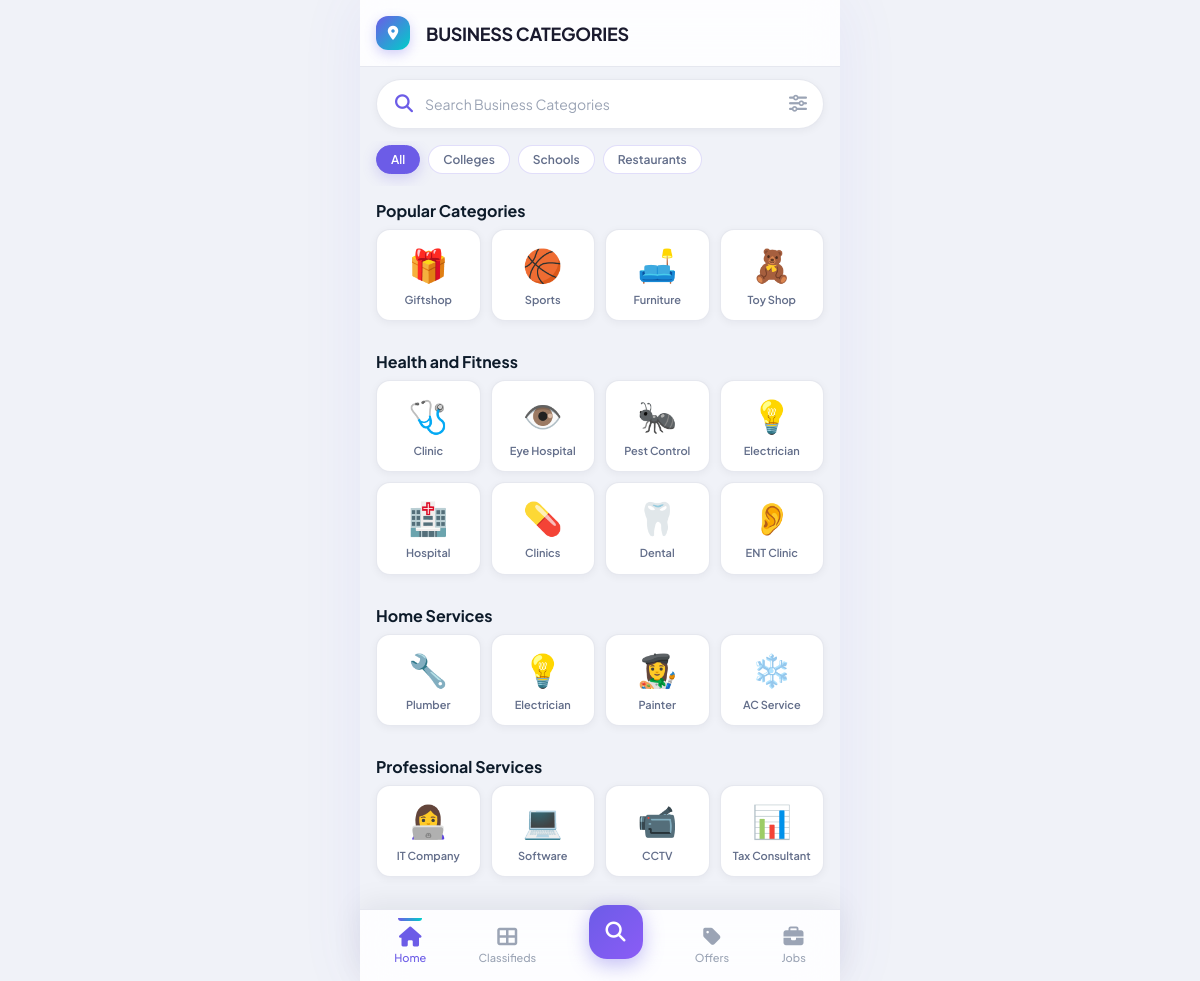
Page /pages/categories.php on the committed database.
### tables this page shows
CREATE TABLE business_categories (
    id INT AUTO_INCREMENT PRIMARY KEY,
    name VARCHAR(100) NOT NULL,
    icon VARCHAR(100),
    group_name VARCHAR(100),
    sort_order INT DEFAULT 0,
    is_active TINYINT(1) DEFAULT 1
);

### includes/config.php (called while the page is built, shortened)
<?php
function e($str) {
    return htmlspecialchars($str ?? '', ENT_QUOTES, 'UTF-8');
}

### pages/categories.php (the view, shortened to what this page needs)
<?php
require_once __DIR__ . '/../includes/config.php';
$currentPage = 'home';
$db = getDB();
$search = $_GET['search'] ?? '';
$query = "SELECT * FROM business_categories WHERE is_active = 1";
$params = [];
$query .= " ORDER BY sort_order";
$stmt = $db->prepare($query);
$stmt->execute($params);
$categories = $stmt->fetchAll();
$groups = [];
foreach ($categories as $cat) {
    $groups[$cat['group_name']][] = $cat;
}
include __DIR__ . '/../includes/header.php';
?>
<div class="page-topbar">
    <span class="logo-icon"><i class="fas fa-map-marker-alt"></i></span>
    <h1>BUSINESS CATEGORIES</h1>
</div>
<div class="page-search">
    <i class="fas fa-search search-icon"></i>
    <input type="text" placeholder="Search Business Categories" value="<?= e($search) ?>"
           onkeypress="if(event.key==='Enter') window.location.href='?search='+this.value">
    <button class="filter-btn"><i class="fas fa-sliders-h"></i></button>
</div>
<div class="filter-tags">
    <span class="filter-tag active">All</span>
    <span class="filter-tag">Colleges</span>
    <span class="filter-tag">Schools</span>
    <span class="filter-tag">Restaurants</span>
</div>
<?php foreach ($groups as $groupName => $cats): ?>
<div class="biz-cat-group">
    <h3><?= e($groupName) ?></h3>
    <div class="biz-cat-grid">
        <?php foreach ($cats as $cat): ?>
        <a href="<?= SITE_URL ?>/pages/businesses.php?cat=<?= $cat['id'] ?>" class="biz-cat-item">
            <div class="emoji"><?= $cat['icon'] ?></div>
            <span><?= e($cat['name']) ?></span>
        </a>
        <?php endforeach; ?>
    </div>
</div>
<?php endforeach; ?>
<?php include __DIR__ . '/../includes/footer.php'; ?>

### includes/header.php (shortened to what this page needs)
<!DOCTYPE html>
<html lang="en">
<head>
    <link rel="stylesheet" href="https://cdnjs.cloudflare.com/ajax/libs/font-awesome/6.5.0/css/all.min.css">
    <link rel="stylesheet" href="<?= SITE_URL ?>/assets/css/style.css?v=<?= filemtime(__DIR__ . '/../assets/css/style.css') ?>">
</head>
<body>

### includes/bottom_nav.php
<nav class="bottom-nav">
    <a href="<?= SITE_URL ?>/" class="nav-item <?= ($currentPage ?? '') === 'home' ? 'active' : '' ?>">
        <i class="fas fa-home"></i>
        <span>Home</span>
    </a>
    <a href="<?= SITE_URL ?>/pages/classifieds.php" class="nav-item <?= ($currentPage ?? '') === 'classifieds' ? 'active' : '' ?>">
        <i class="fas fa-th-large"></i>
        <span>Classifieds</span>
    </a>
    <a href="<?= SITE_URL ?>/pages/offers.php" class="nav-item nav-center">
        <div class="nav-plus"><i class="fas fa-search"></i></div>
    </a>
    <a href="<?= SITE_URL ?>/pages/offers.php" class="nav-item <?= ($currentPage ?? '') === 'offers' ? 'active' : '' ?>">
        <i class="fas fa-tag"></i>
        <span>Offers</span>
    </a>
    <a href="<?= SITE_URL ?>/pages/jobs.php" class="nav-item <?= ($currentPage ?? '') === 'jobs' ? 'active' : '' ?>">
        <i class="fas fa-briefcase"></i>
        <span>Jobs</span>
    </a>
</nav>

### includes/footer.php (shortened to what this page needs)
<?php include __DIR__ . '/bottom_nav.php'; ?>
</body>
</html>

### rows in the picture
business_categories: icon "🎁", name "Giftshop"
business_categories: icon "🏀", name "Sports"
business_categories: icon "🛋️", name "Furniture"
business_categories: icon "🧸", name "Toy Shop"
business_categories: icon "🩺", name "Clinic"
business_categories: icon "👁️", name "Eye Hospital"
business_categories: icon "🐜", name "Pest Control"
business_categories: icon "💡", name "Electrician"
business_categories: icon "🏥", name "Hospital"
business_categories: icon "💊", name "Clinics"
business_categories: icon "🦷", name "Dental"
business_categories: icon "👂", name "ENT Clinic"
business_categories: icon "🔧", name "Plumber"
business_categories: icon "💡", name "Electrician"
business_categories: icon "👩‍🎨", name "Painter"
business_categories: icon "❄️", name "AC Service"
business_categories: icon "👩‍💻", name "IT Company"
business_categories: icon "💻", name "Software"
business_categories: icon "📹", name "CCTV"
business_categories: icon "📊", name "Tax Consultant"

### other values in the picture
$groupName "Popular Categories"
$groupName "Health and Fitness"
$groupName "Home Services"
$groupName "Professional Services"
